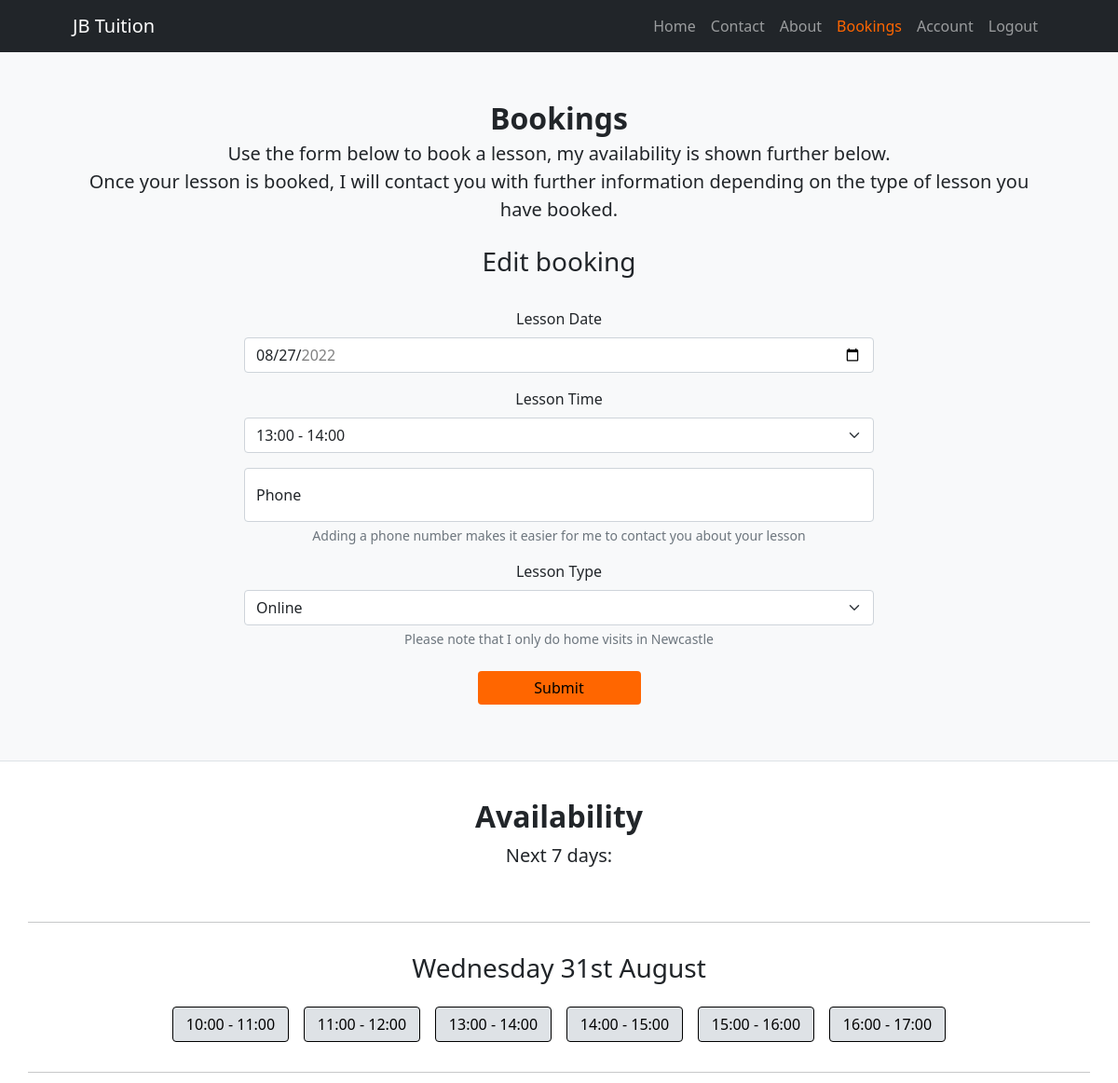
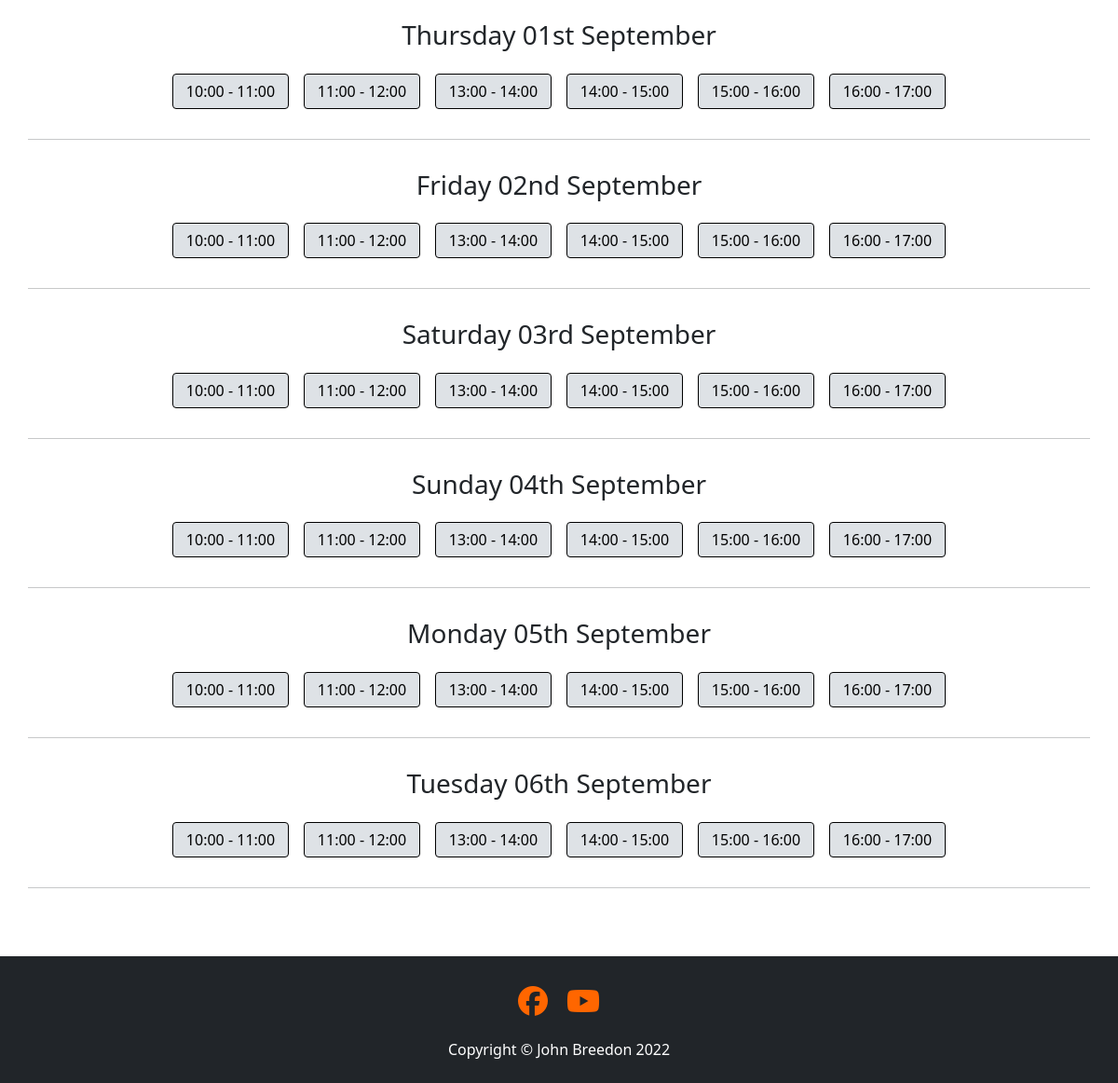
Page /bookings/edit_booking/5/ (signed in) on the committed database (2 pictures, top to bottom).
### bookings/models.py (models this page shows, shortened)
class Booking(models.Model):
    LESSON_TYPE_CHOICES = [
        ('', 'Pick a lesson type'),
        ('H', 'Home visit'),
        ('O', 'Online'),
        ('S', 'At the Studio'),
    ]
    LESSON_TIME_CHOICES = [
        ('', 'Pick a time slot'),
        ('10', '10:00 - 11:00'),
        ('11', '11:00 - 12:00'),
        ('13', '13:00 - 14:00'),
        ('14', '14:00 - 15:00'),
        ('15', '15:00 - 16:00'),
        ('16', '16:00 - 17:00'),
    ]
    user = models.ForeignKey(
        User,
        on_delete=models.CASCADE,
        related_name='bookings'
    )
    date = models.DateField()
    time = models.CharField(max_length=2, choices=LESSON_TIME_CHOICES)
    phone = PhoneNumberField(
        blank=True,
        help_text=(
            'Adding a phone number makes it easier '
            'for me to contact you about your lesson'
        ),
    )
    type = models.CharField(
        max_length=1,
        choices=LESSON_TYPE_CHOICES,
        help_text='Please note that I only do home visits in Newcastle',
    )
    created_on = models.DateTimeField(auto_now_add=True)
    updated_on = models.DateTimeField(auto_now=True)
    class Meta:
        ordering = ['date']

### bookings/views.py (the view, shortened to what this page needs)
class EditBooking(View):
    def get(self, request, booking_id):
        booking_to_edit = get_object_or_404(Booking, pk=booking_id)
        booking_form = BookingForm(instance=booking_to_edit)
        if booking_form.instance.user != request.user:
            messages.error(
                request,
                'You do not have permission to edit that booking'
            )
            return redirect(reverse('learner_account'))
        booking_availability = availability.get_booking_availability()
        return render(
            request,
            'bookings.html',
            {
                'booking_availability': booking_availability,
                'booking_form': booking_form,
                'edit_booking': True,
            },
        )

### bookings/forms.py
class BookingForm(forms.ModelForm):
    class Meta:
        model = Booking
        fields = ('date', 'time', 'phone', 'type')
        labels = {
            'date': 'Lesson Date',
            'time': 'Lesson Time',
            'type': 'Lesson Type'
        }
        widgets = {
            'date': forms.DateInput(
                attrs={
                    'type': 'date',
                    'min': (
                        availability.get_next_7_days(datetime.date.today())[0]
                    ),
                    'max': (
                        availability.get_next_7_days(datetime.date.today())[6]
                    ),
                }
            ),
        }
    def __init__(self, *args, **kwargs):
        super(BookingForm, self).__init__(*args, **kwargs)
        self.helper = FormHelper(self)
        self.helper.form_tag = False
        self.helper.layout = Layout(
            Field('date'),
            Field('time'),
            FloatingField('phone'),
            Field('type'),
            Submit('booking-submit', 'Submit'),
        )

### availability.py (called while the page is built)
def get_next_7_days(date):
    days_list = []
    for num in range(7):
        date = date + datetime.timedelta(days=1)
        days_list.append(date)
    return days_list

### home/context_processors.py (called while the page is built)
def navbar_scrollspy_processor(request):
    navlinks = {
        '/home/': 'home',
        '/contact/': 'contact',
    }
    return {
        'navlinks_scrollspy': navlinks,
    }

def navbar_processor(request):
    navlinks = {
        '/about/': 'about',
    }
    return {
        'navlinks': navlinks,
    }

### templates/bookings.html
{% extends 'base.html' %} {% block content %}
{% load static %}
{% load crispy_forms_tags %}
<section id="bookings-section" class="bg-light py-1 push-below-nav border-bottom">
    <div class="container px-5 my-5">
        <div class="row justify-content-center text-center">
            <h2 class="fw-bolder mb-1">Bookings</h2>
            <p class="lead mb-0 booking-lead">Use the form below to book a lesson, my availability is shown further
                below.</p>
            <p class="lead mb-0 booking-lead">Once your lesson is booked, I will contact you with further information
                depending on the type of lesson you have booked.</p>
            {% if edit_booking == True %}
            <h3 class="mt-4">Edit booking</h3>
            {% endif %}
            <form id="bookings-form" class="form-width mt-4" method="POST">
                {% crispy booking_form booking_form.helper %}
            </form>
        </div>
    </div>
</section>
<section id="availability-section" class="border-bottom py-4">
    <div class="container mb-5 mt-3 text-center">
        <div class="row justify-content-center">
            <div class="mb-4">
                <h2 class="fw-bolder">Availability</h2>
                <p class="lead mb-0">Next 7 days:</p>
            </div>
            {% for key, value in booking_availability.items %}
                {% if "slot" not in key %}
                <hr>
                <h3 class="col-12" data-date-str="{{ value|date:'o-m-d' }}">{{ value|date:'l dS F' }}</h3>
                {% else %}
                {% if value == 'BOOKED' %}
                <button class="col-5 col-md-4 col-xl-1 btn btn-primary booking-slot booking-taken">{{ value }}</button>
                {% else %}
                <button class="col-5 col-md-4 col-xl-1 btn btn-primary booking-slot booking-free">{{ value }}</button>
                {% endif %}
                {% endif %}
            {% endfor %}
            <hr>
        </div>
    </div>
</section>
{% endblock %}

### static/css/style.css (style rules this page uses)
* { margin: 0; padding: 0; }
html { height: 100%; }
body { position: relative; min-height: calc(100% - 56px); padding-bottom: 120px; }
.push-below-nav { margin-top: 56px; }
.form-width { max-width: 700px; }
.btn { min-width: 175px; color: #000; background-color: #ff6600; border: #ff6600; margin: 0.5rem 0; }
.booking-slot { min-width: 125px; margin: 1rem 0.5rem 0 0.5rem; }
.booking-free { background-color: #dee2e6; border: solid 1px black; }
#availability-section h3 { margin-top: 1rem; }
#availability-section hr { margin-top: 2rem; }

### rows in the picture
Booking: date "08/27/2022", time "13:00 - 14:00", type "Online"

### other values in the picture
{{ name|capfirst }} "Home" "Contact"
{{ name|capfirst }} "About"
{{ value|date:'l dS F' }} "Wednesday 31st August" "Thursday 01st September" "Friday 02nd September" "Saturday 03rd September" "Sunday 04th September" "Monday 05th September" "Tuesday 06th September"
{{ value }} "10:00 - 11:00" "11:00 - 12:00" "13:00 - 14:00" "14:00 - 15:00" "15:00 - 16:00" "16:00 - 17:00" "10:00 - 11:00" "11:00 - 12:00" "13:00 - 14:00" "14:00 - 15:00" "15:00 - 16:00" "16:00 - 17:00" "10:00 - 11:00" "11:00 - 12:00" "13:00 - 14:00" "14:00 - 15:00" "15:00 - 16:00" "16:00 - 17:00" "10:00 - 11:00" "11:00 - 12:00" "13:00 - 14:00" "14:00 - 15:00" "15:00 - 16:00" "16:00 - 17:00" "10:00 - 11:00" "11:00 - 12:00" "13:00 - 14:00" "14:00 - 15:00" "15:00 - 16:00" "16:00 - 17:00" "10:00 - 11:00" "11:00 - 12:00" "13:00 - 14:00" "14:00 - 15:00" "15:00 - 16:00" "16:00 - 17:00" "10:00 - 11:00" "11:00 - 12:00" "13:00 - 14:00" "14:00 - 15:00" "15:00 - 16:00" "16:00 - 17:00"
